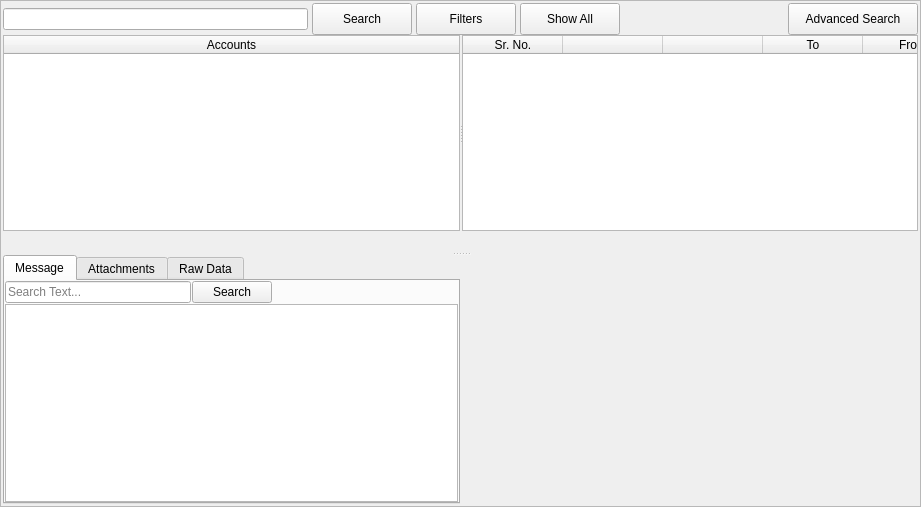
<?xml version="1.0" encoding="UTF-8"?>
<ui version="4.0">
 <class>emlx_mail</class>
 <widget class="QFrame" name="emlx_mail">
  <property name="geometry">
   <rect>
    <x>0</x>
    <y>0</y>
    <width>921</width>
    <height>507</height>
   </rect>
  </property>
  <property name="windowTitle">
   <string>Frame</string>
  </property>
  <property name="frameShape">
   <enum>QFrame::StyledPanel</enum>
  </property>
  <property name="frameShadow">
   <enum>QFrame::Raised</enum>
  </property>
  <layout class="QVBoxLayout" name="verticalLayout_8">
   <property name="spacing">
    <number>2</number>
   </property>
   <property name="leftMargin">
    <number>2</number>
   </property>
   <property name="topMargin">
    <number>2</number>
   </property>
   <property name="rightMargin">
    <number>2</number>
   </property>
   <property name="bottomMargin">
    <number>2</number>
   </property>
   <item>
    <layout class="QVBoxLayout" name="verticalLayout_5">
     <property name="spacing">
      <number>0</number>
     </property>
     <item>
      <layout class="QHBoxLayout" name="horizontalLayout">
       <property name="spacing">
        <number>4</number>
       </property>
       <property name="sizeConstraint">
        <enum>QLayout::SetNoConstraint</enum>
       </property>
       <item>
        <widget class="QLineEdit" name="lineEdit_search">
         <property name="minimumSize">
          <size>
           <width>305</width>
           <height>22</height>
          </size>
         </property>
         <property name="maximumSize">
          <size>
           <width>305</width>
           <height>22</height>
          </size>
         </property>
         <property name="styleSheet">
          <string notr="true">QLineEdit{border:1px solid gray; border-radius: 10px;};</string>
         </property>
         <property name="clearButtonEnabled">
          <bool>true</bool>
         </property>
        </widget>
       </item>
       <item>
        <widget class="QPushButton" name="pushButton_search">
         <property name="minimumSize">
          <size>
           <width>100</width>
           <height>32</height>
          </size>
         </property>
         <property name="maximumSize">
          <size>
           <width>100</width>
           <height>32</height>
          </size>
         </property>
         <property name="text">
          <string>Search</string>
         </property>
        </widget>
       </item>
       <item>
        <widget class="QPushButton" name="pushButton_filters">
         <property name="minimumSize">
          <size>
           <width>100</width>
           <height>32</height>
          </size>
         </property>
         <property name="maximumSize">
          <size>
           <width>100</width>
           <height>32</height>
          </size>
         </property>
         <property name="text">
          <string>Filters</string>
         </property>
        </widget>
       </item>
       <item>
        <widget class="QPushButton" name="pushButton_show_all">
         <property name="minimumSize">
          <size>
           <width>100</width>
           <height>32</height>
          </size>
         </property>
         <property name="maximumSize">
          <size>
           <width>100</width>
           <height>32</height>
          </size>
         </property>
         <property name="text">
          <string>Show All</string>
         </property>
        </widget>
       </item>
       <item>
        <spacer name="horizontalSpacer">
         <property name="orientation">
          <enum>Qt::Horizontal</enum>
         </property>
         <property name="sizeType">
          <enum>QSizePolicy::Expanding</enum>
         </property>
         <property name="sizeHint" stdset="0">
          <size>
           <width>300</width>
           <height>20</height>
          </size>
         </property>
        </spacer>
       </item>
       <item>
        <widget class="QPushButton" name="pushButton_advanced_search">
         <property name="minimumSize">
          <size>
           <width>130</width>
           <height>32</height>
          </size>
         </property>
         <property name="maximumSize">
          <size>
           <width>130</width>
           <height>32</height>
          </size>
         </property>
         <property name="text">
          <string>Advanced Search</string>
         </property>
        </widget>
       </item>
      </layout>
     </item>
     <item>
      <widget class="QSplitter" name="splitter_2">
       <property name="orientation">
        <enum>Qt::Vertical</enum>
       </property>
       <property name="handleWidth">
        <number>2</number>
       </property>
       <widget class="QWidget" name="layoutWidget">
        <layout class="QVBoxLayout" name="verticalLayout_3" stretch="1,0">
         <property name="spacing">
          <number>0</number>
         </property>
         <item>
          <widget class="QSplitter" name="splitter">
           <property name="orientation">
            <enum>Qt::Horizontal</enum>
           </property>
           <property name="handleWidth">
            <number>2</number>
           </property>
           <widget class="QTreeWidget" name="treeWidget_accounts">
            <property name="sizePolicy">
             <sizepolicy hsizetype="Expanding" vsizetype="Expanding">
              <horstretch>0</horstretch>
              <verstretch>0</verstretch>
             </sizepolicy>
            </property>
            <property name="minimumSize">
             <size>
              <width>250</width>
              <height>0</height>
             </size>
            </property>
            <property name="maximumSize">
             <size>
              <width>500</width>
              <height>16777215</height>
             </size>
            </property>
            <property name="editTriggers">
             <set>QAbstractItemView::NoEditTriggers</set>
            </property>
            <property name="alternatingRowColors">
             <bool>true</bool>
            </property>
            <column>
             <property name="text">
              <string>Accounts</string>
             </property>
             <property name="textAlignment">
              <set>AlignCenter</set>
             </property>
            </column>
           </widget>
           <widget class="QTableWidget" name="tableWidget_emails">
            <property name="maximumSize">
             <size>
              <width>16777215</width>
              <height>16777215</height>
             </size>
            </property>
            <property name="styleSheet">
             <string notr="true">QTableView {
/*selection-background-color: #87CEFF;*/
selection-background-color: #0069EB;
selection-color:white;
 }






QTableView::item:selected:!active {
    color:white;
    
   /*background-color:  #0069EB;*/


}




 QTableView::item:selected:!active {
                                 color:white;
                                 background-color:  #0069EB;
                                  }


                                 QTableView {
                                 selection-background-color: #0069D7;
                                    }
                                 
                                 QTableView::item:selected:!active {
                                 color:white;
                                 background-color:  #0069EB;
                                 }

QScrollBar{
		width:9px;
}</string>
            </property>
            <property name="editTriggers">
             <set>QAbstractItemView::NoEditTriggers</set>
            </property>
            <property name="alternatingRowColors">
             <bool>true</bool>
            </property>
            <property name="selectionMode">
             <enum>QAbstractItemView::ExtendedSelection</enum>
            </property>
            <property name="selectionBehavior">
             <enum>QAbstractItemView::SelectRows</enum>
            </property>
            <property name="showGrid">
             <bool>false</bool>
            </property>
            <attribute name="horizontalHeaderStretchLastSection">
             <bool>true</bool>
            </attribute>
            <attribute name="verticalHeaderStretchLastSection">
             <bool>true</bool>
            </attribute>
            <column>
             <property name="text">
              <string>Sr. No.</string>
             </property>
            </column>
            <column>
             <property name="text">
              <string/>
             </property>
            </column>
            <column>
             <property name="text">
              <string/>
             </property>
            </column>
            <column>
             <property name="text">
              <string>To</string>
             </property>
            </column>
            <column>
             <property name="text">
              <string>From</string>
             </property>
            </column>
            <column>
             <property name="text">
              <string>Cc</string>
             </property>
            </column>
            <column>
             <property name="text">
              <string>Subject</string>
             </property>
            </column>
            <column>
             <property name="text">
              <string>Datetime</string>
             </property>
            </column>
            <column>
             <property name="text">
              <string>Attachments</string>
             </property>
            </column>
            <column>
             <property name="text">
              <string>Account ID</string>
             </property>
            </column>
            <column>
             <property name="text">
              <string>Message Box</string>
             </property>
            </column>
            <column>
             <property name="text">
              <string>File Name</string>
             </property>
            </column>
            <column>
             <property name="text">
              <string>Source File</string>
             </property>
            </column>
            <column>
             <property name="text">
              <string/>
             </property>
            </column>
           </widget>
          </widget>
         </item>
         <item>
          <widget class="QLabel" name="label_emlx_file_path">
           <property name="minimumSize">
            <size>
             <width>0</width>
             <height>22</height>
            </size>
           </property>
           <property name="text">
            <string/>
           </property>
          </widget>
         </item>
        </layout>
       </widget>
       <widget class="QWidget" name="layoutWidget">
        <layout class="QHBoxLayout" name="horizontalLayout_5">
         <property name="spacing">
          <number>2</number>
         </property>
         <item>
          <widget class="QTabWidget" name="tabWidget_details">
           <property name="currentIndex">
            <number>0</number>
           </property>
           <widget class="QWidget" name="tab_message">
            <attribute name="title">
             <string>Message</string>
            </attribute>
            <layout class="QVBoxLayout" name="verticalLayout_2">
             <property name="spacing">
              <number>0</number>
             </property>
             <property name="leftMargin">
              <number>0</number>
             </property>
             <property name="topMargin">
              <number>0</number>
             </property>
             <property name="rightMargin">
              <number>0</number>
             </property>
             <property name="bottomMargin">
              <number>0</number>
             </property>
             <item>
              <layout class="QVBoxLayout" name="verticalLayout">
               <property name="spacing">
                <number>1</number>
               </property>
               <item>
                <layout class="QHBoxLayout" name="horizontalLayout_3">
                 <property name="spacing">
                  <number>1</number>
                 </property>
                 <item>
                  <widget class="QLineEdit" name="lineEdit_message_search">
                   <property name="placeholderText">
                    <string>Search Text...</string>
                   </property>
                   <property name="clearButtonEnabled">
                    <bool>true</bool>
                   </property>
                  </widget>
                 </item>
                 <item>
                  <widget class="QPushButton" name="pushButton_search_message">
                   <property name="text">
                    <string>Search</string>
                   </property>
                  </widget>
                 </item>
                 <item>
                  <spacer name="horizontalSpacer_2">
                   <property name="orientation">
                    <enum>Qt::Horizontal</enum>
                   </property>
                   <property name="sizeHint" stdset="0">
                    <size>
                     <width>40</width>
                     <height>20</height>
                    </size>
                   </property>
                  </spacer>
                 </item>
                </layout>
               </item>
               <item>
                <widget class="QTextBrowser" name="textBrowser_message"/>
               </item>
              </layout>
             </item>
            </layout>
           </widget>
           <widget class="QWidget" name="tab_attachment">
            <attribute name="title">
             <string>Attachments</string>
            </attribute>
            <layout class="QVBoxLayout" name="verticalLayout_4">
             <property name="spacing">
              <number>0</number>
             </property>
             <property name="leftMargin">
              <number>0</number>
             </property>
             <property name="topMargin">
              <number>0</number>
             </property>
             <property name="rightMargin">
              <number>0</number>
             </property>
             <property name="bottomMargin">
              <number>0</number>
             </property>
             <item>
              <widget class="QTableWidget" name="tableWidget_attachments">
               <property name="styleSheet">
                <string notr="true">QTableView {
/*selection-background-color: #87CEFF;*/
selection-background-color: #0069EB;
selection-color:white;
 }






QTableView::item:selected:!active {
    color:white;
    
   /*background-color:  #0069EB;*/


}




 QTableView::item:selected:!active {
                                 color:white;
                                 background-color:  #0069EB;
                                  }


                                 QTableView {
                                 selection-background-color: #0069D7;
                                    }


                                 QTableView::item:selected:!active {
                                 color:white;
                                 background-color:  #0069EB;
                                 }

QScrollBar{
		width:9px;
}</string>
               </property>
               <property name="editTriggers">
                <set>QAbstractItemView::NoEditTriggers</set>
               </property>
               <property name="selectionMode">
                <enum>QAbstractItemView::SingleSelection</enum>
               </property>
               <property name="selectionBehavior">
                <enum>QAbstractItemView::SelectRows</enum>
               </property>
               <property name="showGrid">
                <bool>false</bool>
               </property>
               <attribute name="horizontalHeaderStretchLastSection">
                <bool>true</bool>
               </attribute>
               <column>
                <property name="text">
                 <string>Filename</string>
                </property>
               </column>
               <column>
                <property name="text">
                 <string>Quicklook</string>
                </property>
               </column>
               <column>
                <property name="text">
                 <string>Open in Finder</string>
                </property>
               </column>
               <column>
                <property name="text">
                 <string>File Exist</string>
                </property>
               </column>
               <column>
                <property name="text">
                 <string/>
                </property>
               </column>
              </widget>
             </item>
            </layout>
           </widget>
           <widget class="QWidget" name="tab_raw_data">
            <attribute name="title">
             <string>Raw Data</string>
            </attribute>
            <layout class="QVBoxLayout" name="verticalLayout_7">
             <property name="spacing">
              <number>0</number>
             </property>
             <property name="leftMargin">
              <number>0</number>
             </property>
             <property name="topMargin">
              <number>0</number>
             </property>
             <property name="rightMargin">
              <number>0</number>
             </property>
             <property name="bottomMargin">
              <number>0</number>
             </property>
             <item>
              <layout class="QVBoxLayout" name="verticalLayout_6">
               <property name="spacing">
                <number>0</number>
               </property>
               <item>
                <layout class="QHBoxLayout" name="horizontalLayout_2">
                 <property name="spacing">
                  <number>1</number>
                 </property>
                 <item>
                  <widget class="QLineEdit" name="lineEdit_raw_data_search">
                   <property name="placeholderText">
                    <string>Search Text...</string>
                   </property>
                   <property name="clearButtonEnabled">
                    <bool>true</bool>
                   </property>
                  </widget>
                 </item>
                 <item>
                  <widget class="QPushButton" name="pushButton_raw_data_search">
                   <property name="text">
                    <string>Search</string>
                   </property>
                  </widget>
                 </item>
                 <item>
                  <spacer name="horizontalSpacer_3">
                   <property name="orientation">
                    <enum>Qt::Horizontal</enum>
                   </property>
                   <property name="sizeHint" stdset="0">
                    <size>
                     <width>40</width>
                     <height>20</height>
                    </size>
                   </property>
                  </spacer>
                 </item>
                </layout>
               </item>
               <item>
                <widget class="QTextBrowser" name="textBrowser_raw_data"/>
               </item>
              </layout>
             </item>
            </layout>
           </widget>
          </widget>
         </item>
         <item>
          <widget class="QStackedWidget" name="stackedWidget_preview">
           <property name="currentIndex">
            <number>1</number>
           </property>
           <widget class="QWidget" name="page_11"/>
           <widget class="QWidget" name="page_12"/>
          </widget>
         </item>
        </layout>
       </widget>
      </widget>
     </item>
    </layout>
   </item>
  </layout>
 </widget>
 <resources/>
 <connections/>
</ui>
